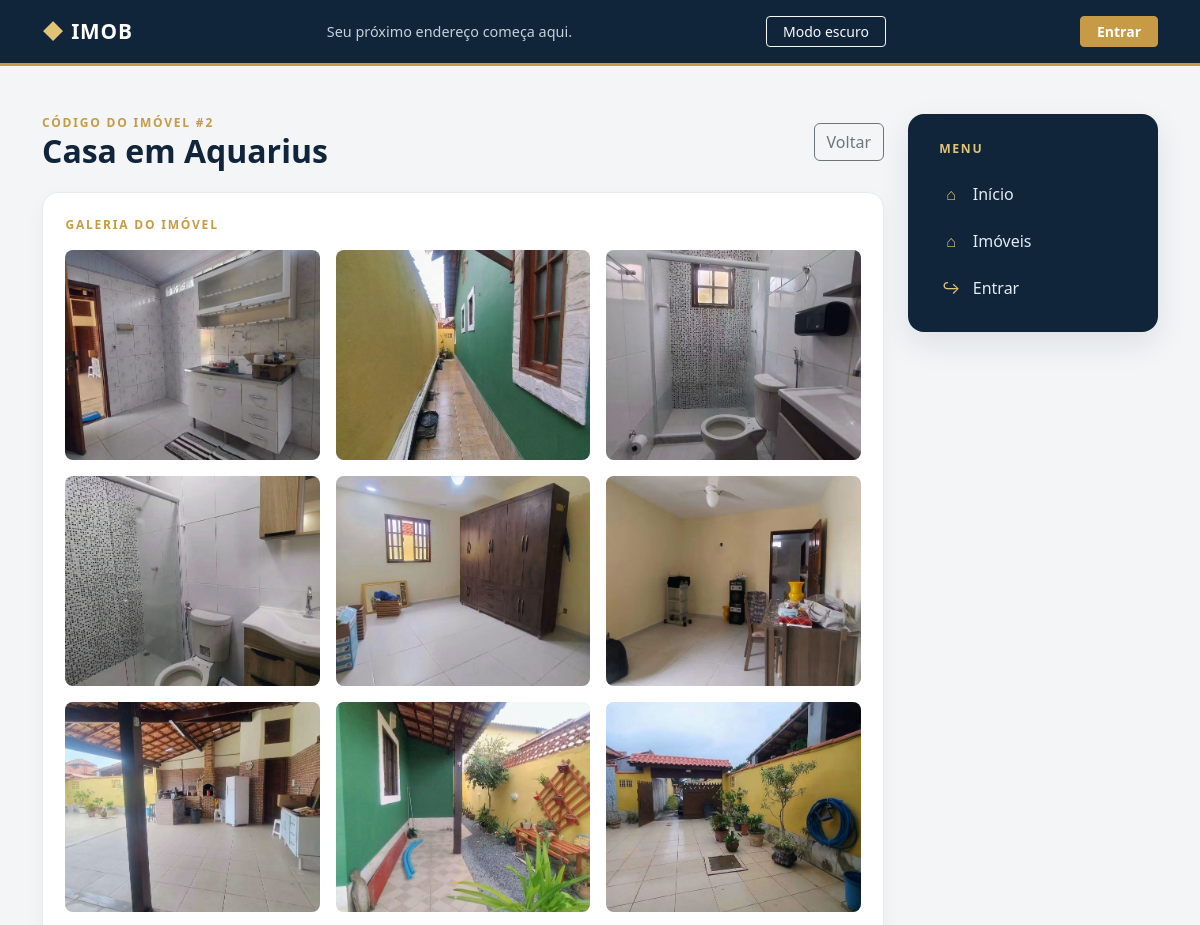
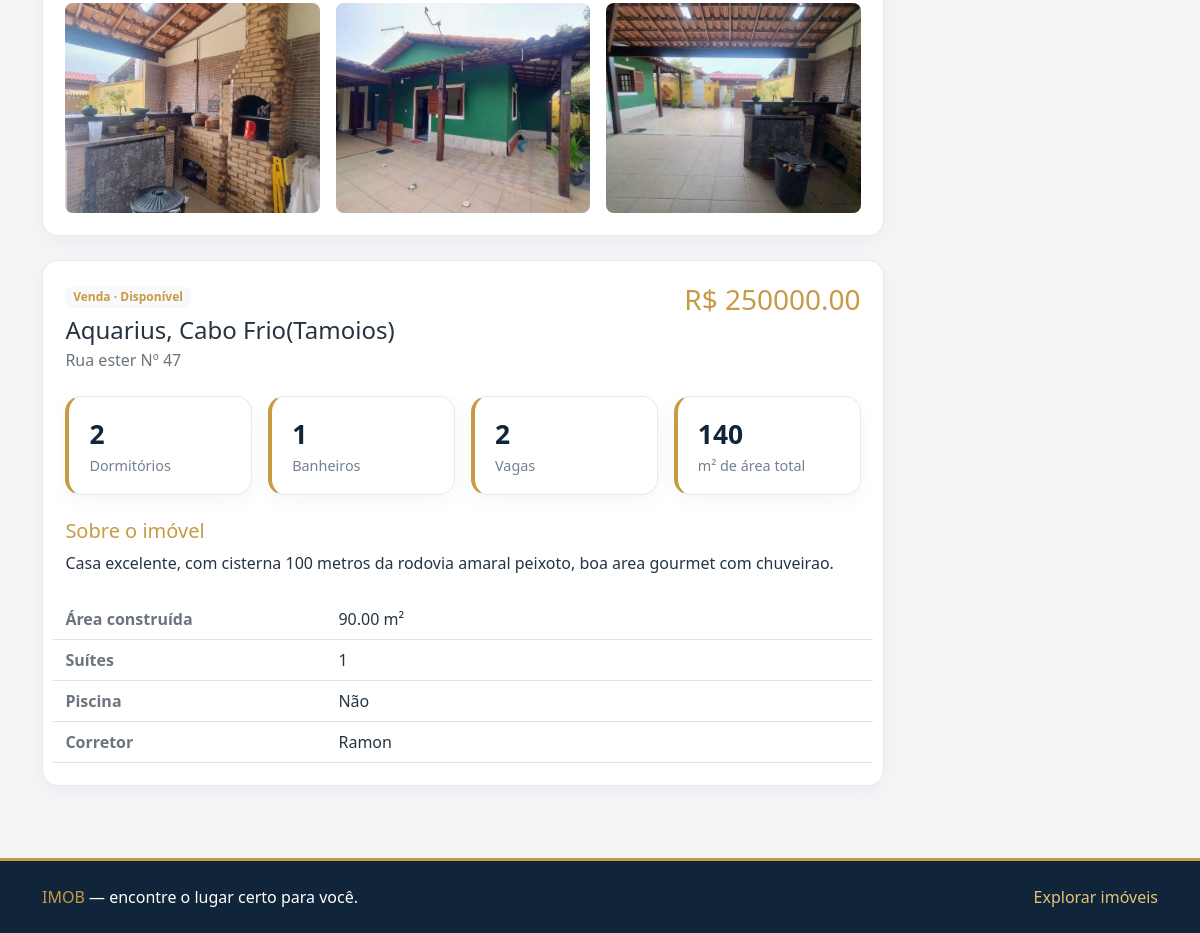
Screenshot of /imoveis/2/ with the database file from the repository (2 pictures, top to bottom).
### Imoveis/models.py (models this page shows, shortened)
class Imovel(models.Model):
    FINALIDADE_CHOICES = [
        ('venda', 'Venda'),
        ('aluguel', 'Aluguel'),
    ]
    TIPO_CHOICES = [
        ('casa', 'Casa'),
        ('apartamento', 'Apartamento'),
        ('comercial', 'Comercial'),
        ('sala_comercial', 'Sala Comercial'),
        ('galpao', 'Galpão'),
        ('chacara', 'Chácara'),
        ('sitio', 'Sítio'),
        ('terreno_comercial', 'Terreno Comercial'),
        ('terreno_residencial', 'Terreno Residencial'),
    ]
    STATUS_CHOICES = [
        ('disponivel', 'Disponível'),
        ('vendido', 'Vendido'),
        ('alugado', 'Alugado'),
    ]
    QUANTIDADE_CHOICES = [(i, str(i)) for i in range(0, 6)] + [(6, 'mais de 5')]
    finalidade = models.CharField(max_length=10, choices=FINALIDADE_CHOICES)
    tipo = models.CharField(max_length=20, choices=TIPO_CHOICES)
    cidade = models.ForeignKey('Cidades.Cidade', on_delete=models.PROTECT)
    bairro = models.ForeignKey('Bairros.Bairro', on_delete=models.PROTECT)
    endereco = models.CharField(max_length=255)
    valor = models.DecimalField(max_digits=12, decimal_places=2)
    dormitorios = models.IntegerField(choices=QUANTIDADE_CHOICES)
    suites = models.IntegerField(choices=QUANTIDADE_CHOICES)
    banheiros = models.IntegerField(choices=QUANTIDADE_CHOICES)
    vagas = models.IntegerField(choices=QUANTIDADE_CHOICES)
    area_total = models.DecimalField(max_digits=10, decimal_places=2)
    area_construida = models.DecimalField(max_digits=10, decimal_places=2)
    descricao = models.TextField(blank=True, null=True)
    status = models.CharField(max_length=10, choices=STATUS_CHOICES, default='disponivel')
    corretor = models.ForeignKey('Corretores.Corretor', on_delete=models.PROTECT)
    piscina = models.BooleanField(default=False)

### Bairros/models.py (models this page shows, shortened)
class Bairro(models.Model):
    nome = models.CharField(max_length=100)
    cidade = models.ForeignKey('Cidades.Cidade', on_delete=models.CASCADE, related_name='bairros')

### Fotos/models.py (models this page shows, shortened)
class Fotoimovel(models.Model):
    MAX_FOTOS_POR_IMOVEL = 12
    imovel = models.ForeignKey('Imoveis.Imovel', on_delete=models.CASCADE, related_name='fotos')
    imagem = models.ImageField(upload_to='fotos/')
    destaque = models.BooleanField(default=False)

### Cidades/models.py (models this page shows, shortened)
class Cidade(models.Model):
    nome = models.CharField(max_length=100)

### Corretores/models.py (models this page shows)
class Corretor(models.Model):
    usuario = models.OneToOneField('auth.User', on_delete=models.CASCADE)
    creci = models.CharField(max_length=20, unique=True, blank=True, null=True)
    telefone = models.CharField(max_length=15, blank=True, null=True)
    def __str__(self):
        return self.usuario.username

### Imoveis/views.py (the view)
# urls.py: path('imoveis/<int:pk>/', views.ImovelDetailView.as_view(), name='imoveis_detail'),
class ImovelDetailView(ImovelWebContextMixin, DetailView):
    model = Imovel
    template_name = "imoveis_detail.html"
    context_object_name = "object"
    def get_queryset(self):
        return Imovel.objects.select_related("cidade", "bairro", "corretor").prefetch_related("fotos")

### Imoveis/views.py (called while the page is built)
    def get_context_data(self, **kwargs):
        context = super().get_context_data(**kwargs)
        context.update({
            "list_url": "imoveis_list",
            "create_url": "imoveis_create",
            "detail_url": "imoveis_detail",
            "update_url": "imoveis_update",
            "delete_url": "imoveis_delete",
        })
        return context

### Imoveis/templates/imoveis_detail.html (shortened to what this page needs)
{% extends "base.html" %}
{% block content %}
<div class="page-heading">
    <div>
        <div class="page-kicker">Código do imóvel #{{ object.pk }}</div>
        <h1 class="page-title h2">{{ object.get_tipo_display }} em {{ object.bairro.nome }}</h1>
    </div>
    <div class="d-flex gap-2">
        <a class="btn btn-outline-secondary" href="{% url list_url %}">Voltar</a>
    </div>
</div>
<section class="panel mb-4">
    <div class="page-kicker mb-3">Galeria do imóvel</div>
    {% if object.fotos.all %}
        <div class="row g-3">
            {% for foto in object.fotos.all %}
                <div class="col-6 col-lg-4">
                    <button class="btn p-0 border-0 w-100" type="button"
                            data-gallery-index="{{ forloop.counter0 }}"
                            aria-label="Ampliar foto {{ forloop.counter }}">
                        <img class="property-photo rounded-3" src="{{ foto.imagem.url }}" alt="Foto {{ forloop.counter }} do imóvel em {{ object.bairro.nome }}, {{ object.cidade.nome }}">
                    </button>
                </div>
            {% endfor %}
        </div>
    {% else %}
        <div class="photo-placeholder rounded-3" aria-label="Imóvel sem fotos">⌂</div>
        <p class="text-secondary small mt-2 mb-0">Ainda não há fotos cadastradas para este imóvel.</p>
    {% endif %}
</section>
<div class="panel">
    <div class="d-flex flex-wrap justify-content-between align-items-start gap-3 mb-4">
        <div>
            <span class="badge text-bg-light text-gold mb-2">{{ object.get_finalidade_display }} · {{ object.get_status_display }}</span>
            <h2 class="h4 mb-1">{{ object.bairro.nome }}, {{ object.cidade.nome }}</h2>
            <p class="text-secondary mb-0">{{ object.endereco }}</p>
        </div>
        <strong class="h3 text-gold">R$ {{ object.valor|floatformat:2 }}</strong>
    </div>
    <div class="row g-3 mb-4">
        <div class="col-6 col-lg-3"><div class="stat-card"><div class="stat-value">{{ object.dormitorios }}</div><div class="stat-label">Dormitórios</div></div></div>
        <div class="col-6 col-lg-3"><div class="stat-card"><div class="stat-value">{{ object.banheiros }}</div><div class="stat-label">Banheiros</div></div></div>
        <div class="col-6 col-lg-3"><div class="stat-card"><div class="stat-value">{{ object.vagas }}</div><div class="stat-label">Vagas</div></div></div>
        <div class="col-6 col-lg-3"><div class="stat-card"><div class="stat-value">{{ object.area_total|floatformat:0 }}</div><div class="stat-label">m² de área total</div></div></div>
    </div>
    <h3 class="h5 text-gold">Sobre o imóvel</h3>
    <p class="mb-4">{{ object.descricao|default:"Entre em contato para saber mais sobre este imóvel."|linebreaksbr }}</p>
    <dl class="row mb-0">
        <dt class="col-sm-4 py-2 border-bottom text-secondary">Área construída</dt><dd class="col-sm-8 py-2 border-bottom mb-0">{{ object.area_construida }} m²</dd>
        <dt class="col-sm-4 py-2 border-bottom text-secondary">Suítes</dt><dd class="col-sm-8 py-2 border-bottom mb-0">{{ object.suites }}</dd>
        <dt class="col-sm-4 py-2 border-bottom text-secondary">Piscina</dt><dd class="col-sm-8 py-2 border-bottom mb-0">{% if object.piscina %}Sim{% else %}Não{% endif %}</dd>
        <dt class="col-sm-4 py-2 border-bottom text-secondary">Corretor</dt><dd class="col-sm-8 py-2 border-bottom mb-0">{{ object.corretor }}</dd>
    </dl>
</div>
{% endblock %}

### app/templates/base.html (style rules this page uses)
:root { --navy: #10243a; --navy-light: #183652; --gold: #c79b45; --gold-light: #e2c477; --ink: #263442; --muted: #728091; --surface: #fff; --page: #f3f5f7; }
body { min-height: 100vh; display: flex; flex-direction: column; background: var(--page); color: var(--ink); }
.page-heading { display: flex; justify-content: space-between; align-items: center; gap: 1rem; margin-bottom: 1.35rem; }
.page-title { color: var(--navy); font-weight: 700; margin: 0; }
.page-kicker { color: var(--gold); font-size: .75rem; font-weight: 700; letter-spacing: .15em; text-transform: uppercase; }
.panel, .stat-card, .property-card { background: var(--surface); border: 1px solid #e7ebef; border-radius: 1rem; box-shadow: 0 6px 20px #10243a0a; }
.panel { padding: 1.4rem; }
.text-gold { color: var(--gold) !important; }
.property-photo { height: 210px; width: 100%; object-fit: cover; background: #e9edf0; }
.stat-card { padding: 1.1rem 1.25rem; border-left: 4px solid var(--gold); }
.stat-value { color: var(--navy); font-size: 1.65rem; font-weight: 700; }
.stat-label { color: var(--muted); font-size: .9rem; }

### rows the page displays
Imovel: pk "2", tipo "Casa", bairro.nome "Aquarius", finalidade "Venda", status "Disponível", cidade.nome "Cabo Frio(Tamoios)", endereco "Rua ester Nº 47", valor "250000.00", dormitorios "2", banheiros "1", vagas "2", area_total "140", descricao "Casa excelente, com cisterna 100 metros da rodovia amaral peixoto, boa area gourmet com chuveirao.", area_construida "90.00", suites "1", corretor "Ramon"
Fotoimovel: imagem (picture)
Fotoimovel: imagem (picture)
Fotoimovel: imagem (picture)
Fotoimovel: imagem (picture)
Fotoimovel: imagem (picture)
Fotoimovel: imagem (picture)
Fotoimovel: imagem (picture)
Fotoimovel: imagem (picture)
Fotoimovel: imagem (picture)
Fotoimovel: imagem (picture)
Fotoimovel: imagem (picture)
Fotoimovel: imagem (picture)
